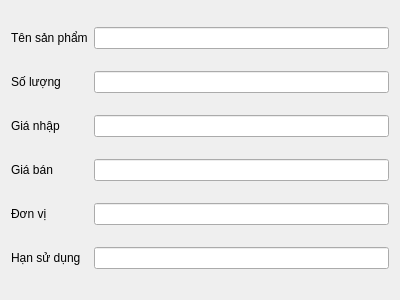
<?xml version="1.0" encoding="UTF-8"?>
<ui version="4.0">
 <class>Dialog</class>
 <widget class="QDialog" name="Dialog">
  <property name="geometry">
   <rect>
    <x>0</x>
    <y>0</y>
    <width>400</width>
    <height>300</height>
   </rect>
  </property>
  <property name="windowTitle">
   <string>Dialog</string>
  </property>
  <layout class="QGridLayout" name="gridLayout">
   <item row="0" column="0">
    <widget class="QLabel" name="label">
     <property name="text">
      <string>Tên sản phẩm</string>
     </property>
    </widget>
   </item>
   <item row="0" column="1">
    <widget class="QLineEdit" name="txtName"/>
   </item>
   <item row="1" column="0">
    <widget class="QLabel" name="label_2">
     <property name="text">
      <string>Số lượng</string>
     </property>
    </widget>
   </item>
   <item row="1" column="1">
    <widget class="QLineEdit" name="txtQuantity"/>
   </item>
   <item row="2" column="0">
    <widget class="QLabel" name="label_3">
     <property name="text">
      <string>Giá nhập</string>
     </property>
    </widget>
   </item>
   <item row="2" column="1">
    <widget class="QLineEdit" name="txtCostPrice"/>
   </item>
   <item row="3" column="0">
    <widget class="QLabel" name="label_4">
     <property name="text">
      <string>Giá bán</string>
     </property>
    </widget>
   </item>
   <item row="3" column="1">
    <widget class="QLineEdit" name="txtSellingPrice"/>
   </item>
   <item row="4" column="0">
    <widget class="QLabel" name="label_5">
     <property name="text">
      <string>Đơn vị</string>
     </property>
    </widget>
   </item>
   <item row="4" column="1">
    <widget class="QLineEdit" name="txtUnit"/>
   </item>
   <item row="5" column="0">
    <widget class="QLabel" name="label_6">
     <property name="text">
      <string>Hạn sử dụng</string>
     </property>
    </widget>
   </item>
   <item row="5" column="1">
    <widget class="QLineEdit" name="txTexpiryDate"/>
   </item>
  </layout>
 </widget>
 <resources/>
 <connections/>
</ui>
